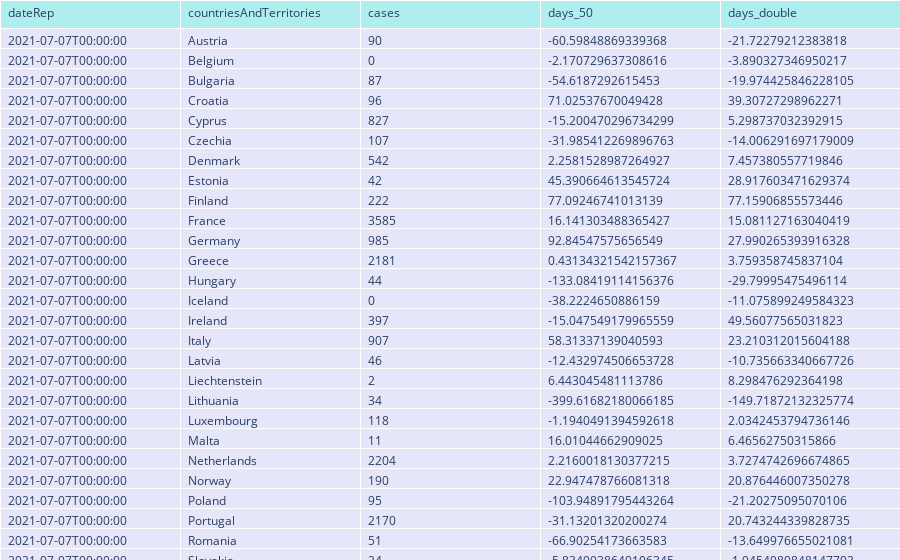

Notebook code for this chart:
### Markdown cell above
Show result (summary)

### Code cell
fig = go.Figure(data=[go.Table(
        header=dict(values=list(summary.columns),
                    fill_color='paleturquoise',
                    align='left'),
        cells=dict(values=summary.transpose().values.tolist(),
                   fill_color='lavender',
                   align='left'))
    ])
    
fig.update_layout(margin=dict(t=0,b=0,l=0,r=0))
fig.show()

### Figure 1 — Plotly figure (JSON) as saved in the notebook; plotly's stock layout.template omitted (floating-point values rounded to 4 significant figures; data arrays with more than 128 entries replaced by an {"elided": "..."} marker saying what was removed)
{"data": [{"cells": {"align": "left", "fill": {"color": "lavender"}, "values": {"elided": "5x30 mixed values"}}, "header": {"align": "left", "fill": {"color": "paleturquoise"}, "values": ["dateRep", "countriesAndTerritories", "cases", "days_50", "days_double"]}, "type": "table"}], "layout": {"autosize": true, "margin": {"b": 0, "l": 0, "r": 0, "t": 0}}}
